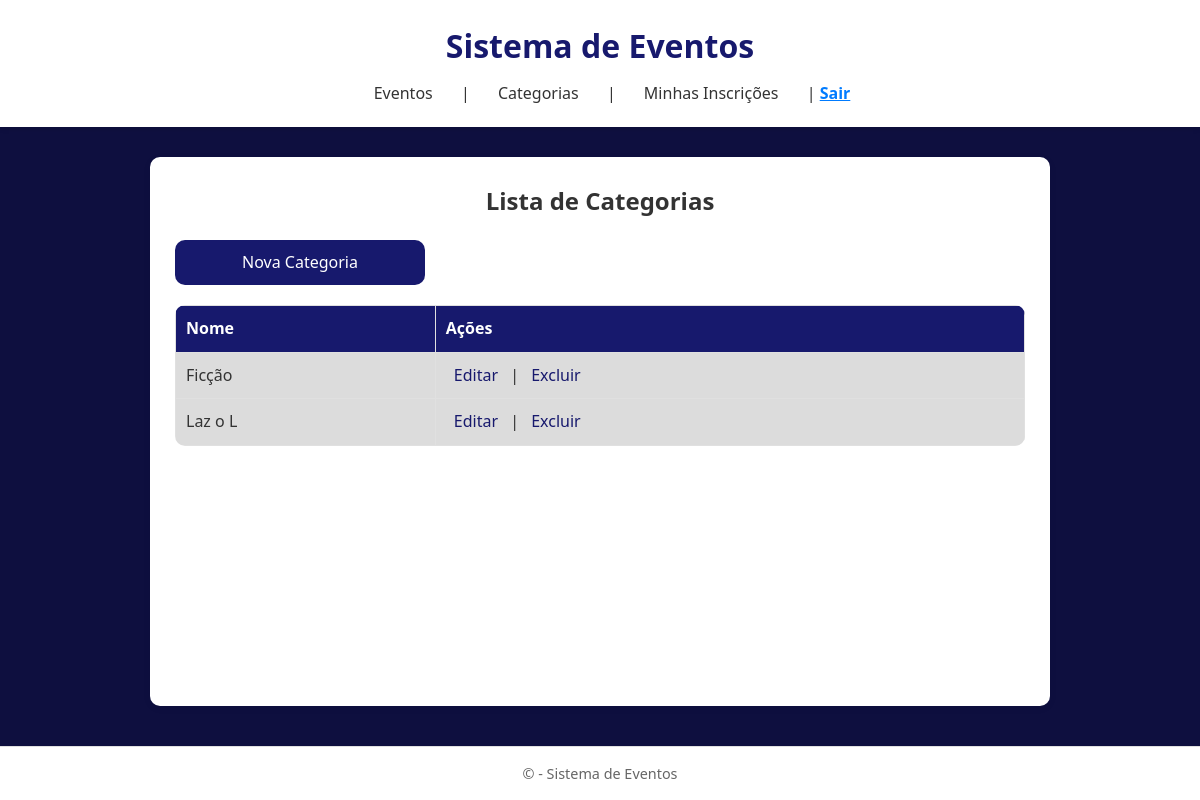
Page /categories/ (signed in) on the earlier database version.
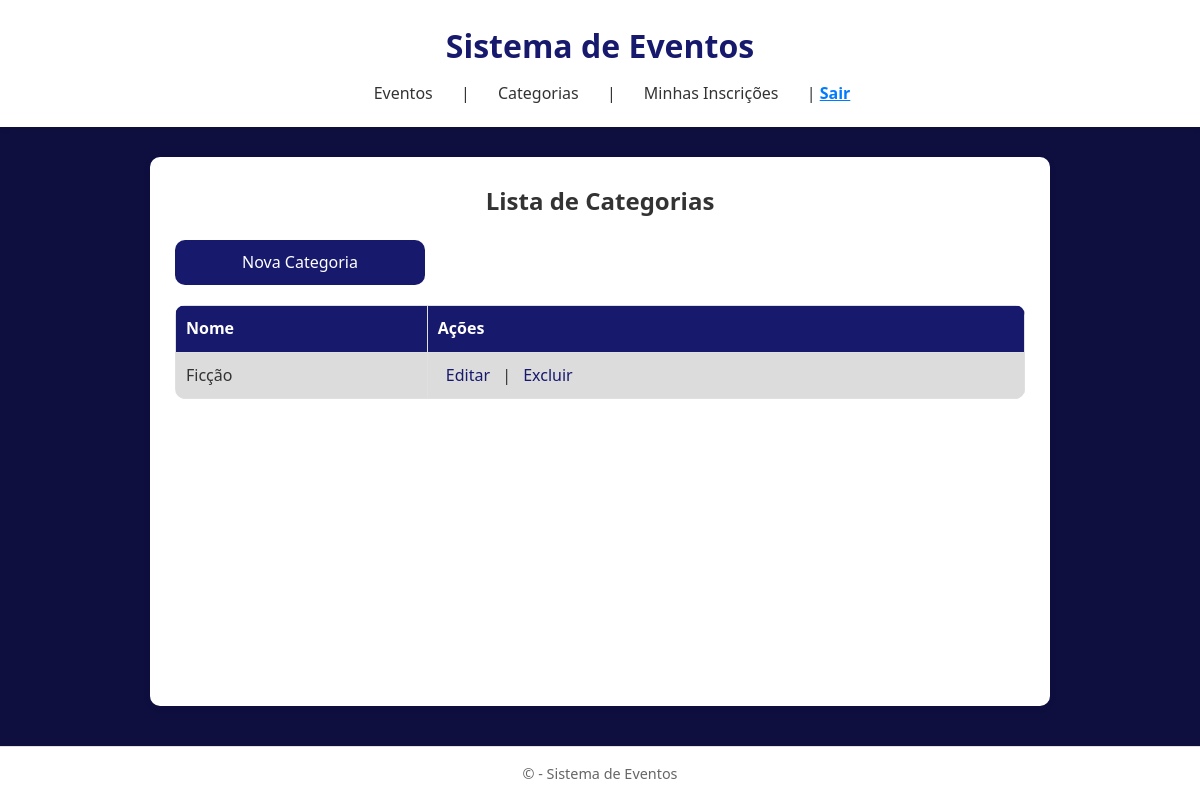
Same page on the later database version.
### core/models.py (models this page shows, shortened)
class BaseModel(models.Model):
    created_at = models.DateTimeField(auto_now_add=True, null=True)
    updated_at = models.DateTimeField(auto_now=True, null=True)
    deleted_at = models.DateTimeField(auto_now=True, null=True)
    is_deleted = models.BooleanField(default=False, null=True)
    class Meta:
        abstract = True

class CategoryEvent(BaseModel):
    name = models.CharField(max_length = 50)

### core/views.py (the view)
# urls.py: path('categories/', views.CategoryListView.as_view(), name='category_list'),
class CategoryListView(LoginRequiredMixin, ListView):
    model = CategoryEvent
    template_name = 'eventos/category_list.html'
    context_object_name = 'categories'

### core/templates/eventos/category_list.html (shortened to what this page needs)
{% extends "eventos/base.html" %}
{% block content %}
<h2 style="text-align:center; margin-bottom:20px;">Lista de Categorias</h2>
{%if user.is_superuser%}
<div class="main-button-container">
  <a href="{% url 'category_create' %}" class="button main-button">Nova Categoria</a>
</div>
{% endif %}
<table class="table-striped">
  <thead>
    <tr>
      <th>Nome</th>
      {%if user.is_superuser%}
      <th>Ações</th>
      {% endif %}
    </tr>
  </thead>
  <tbody>
    {% for category in categories %}
    <tr>
      <td>{{ category.name }}</td>
      {%if user.is_superuser%}
        <td>
          <a href="{% url 'category_edit' category.pk %}" class="edit-btn">Editar</a> |
          <a href="{% url 'category_delete' category.pk %}" class="delete-btn">Excluir</a>
        </td>
      {% endif %}
    </tr>
    {% empty %}
    <tr>
      <td colspan="2" style="text-align:center;">Nenhuma categoria cadastrada.</td>
    </tr>
    {% endfor %}
  </tbody>
</table>
{% endblock %}

Differences in the rows shown:
removed CategoryEvent: name "Laz o L"
